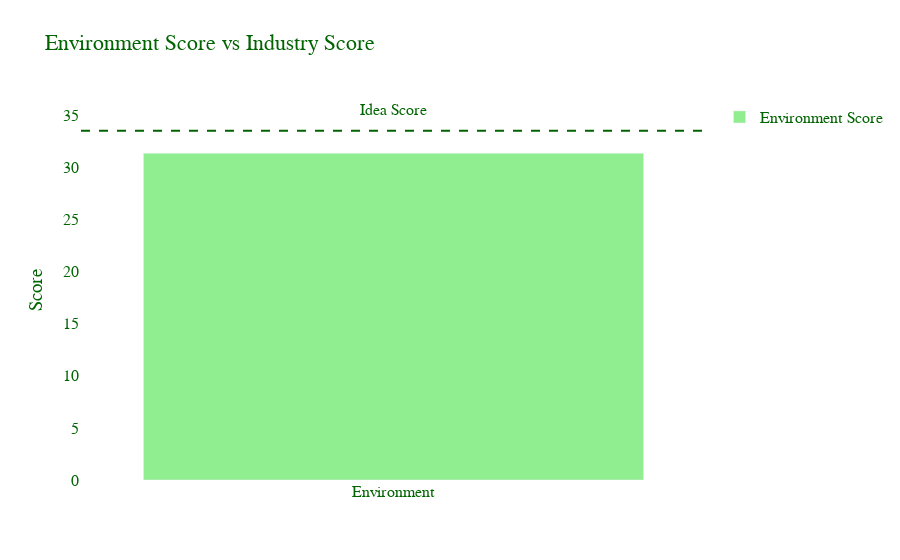
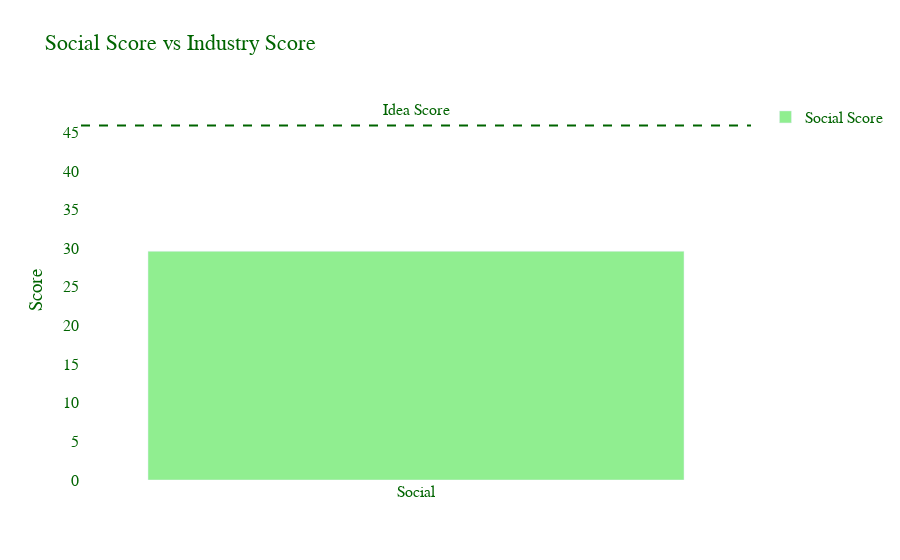
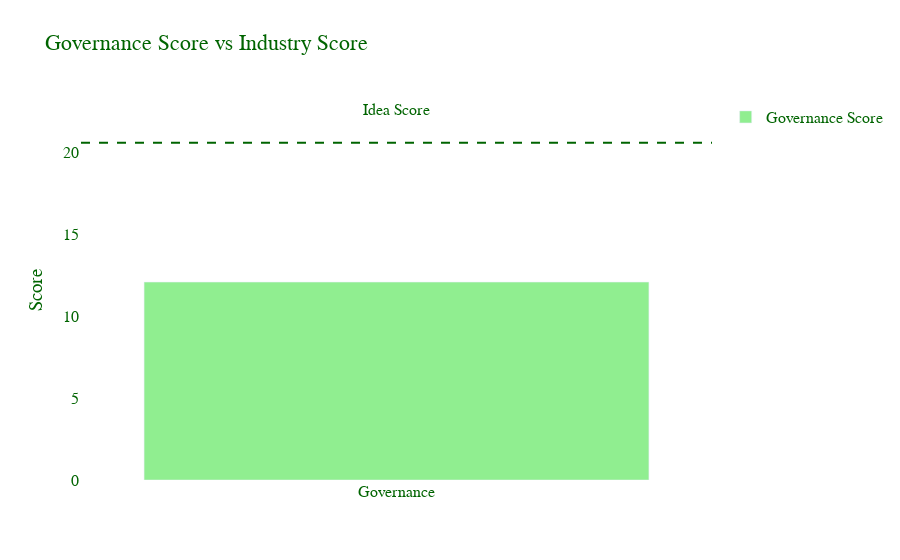

Notebook source saved alongside these figures, in order:
### Code cell
# Create and display each chart
fig_e = create_bar_chart(e_score, e_industry_score, "Environment")
fig_s = create_bar_chart(s_score, s_industry_score, "Social")
fig_g = create_bar_chart(g_score, g_industry_score, "Governance")

fig_e.show()
fig_s.show()
fig_g.show()

### Figure 1 — Plotly figure (JSON) as saved in the notebook; plotly's stock layout.template omitted (floating-point values rounded to 4 significant figures)
{"data": [{"marker": {"color": "lightgreen"}, "name": "Environment Score", "type": "bar", "x": ["Environment"], "y": [31.37]}], "layout": {"annotations": [{"font": {"color": "darkgreen", "family": "Times New Roman", "size": 16}, "showarrow": false, "text": "Idea Score", "x": 0, "y": 35.53}], "font": {"color": "darkgreen", "family": "Times New Roman", "size": 16}, "plot_bgcolor": "white", "shapes": [{"line": {"color": "darkgreen", "dash": "dash", "width": 2}, "name": "Environment Idea Score", "type": "line", "x0": -0.5, "x1": 0.5, "y0": 33.53, "y1": 33.53}], "showlegend": true, "title": {"text": "Environment Score vs Industry Score"}, "yaxis": {"title": {"text": "Score"}}}}

### Figure 2 — Plotly figure (JSON) as saved in the notebook; plotly's stock layout.template omitted (floating-point values rounded to 4 significant figures)
{"data": [{"marker": {"color": "lightgreen"}, "name": "Social Score", "type": "bar", "x": ["Social"], "y": [29.6]}], "layout": {"annotations": [{"font": {"color": "darkgreen", "family": "Times New Roman", "size": 16}, "showarrow": false, "text": "Idea Score", "x": 0, "y": 47.9}], "font": {"color": "darkgreen", "family": "Times New Roman", "size": 16}, "plot_bgcolor": "white", "shapes": [{"line": {"color": "darkgreen", "dash": "dash", "width": 2}, "name": "Social Idea Score", "type": "line", "x0": -0.5, "x1": 0.5, "y0": 45.9, "y1": 45.9}], "showlegend": true, "title": {"text": "Social Score vs Industry Score"}, "yaxis": {"title": {"text": "Score"}}}}

### Figure 3 — Plotly figure (JSON) as saved in the notebook; plotly's stock layout.template omitted (floating-point values rounded to 4 significant figures)
{"data": [{"marker": {"color": "lightgreen"}, "name": "Governance Score", "type": "bar", "x": ["Governance"], "y": [12.07]}], "layout": {"annotations": [{"font": {"color": "darkgreen", "family": "Times New Roman", "size": 16}, "showarrow": false, "text": "Idea Score", "x": 0, "y": 22.57}], "font": {"color": "darkgreen", "family": "Times New Roman", "size": 16}, "plot_bgcolor": "white", "shapes": [{"line": {"color": "darkgreen", "dash": "dash", "width": 2}, "name": "Governance Idea Score", "type": "line", "x0": -0.5, "x1": 0.5, "y0": 20.57, "y1": 20.57}], "showlegend": true, "title": {"text": "Governance Score vs Industry Score"}, "yaxis": {"title": {"text": "Score"}}}}
